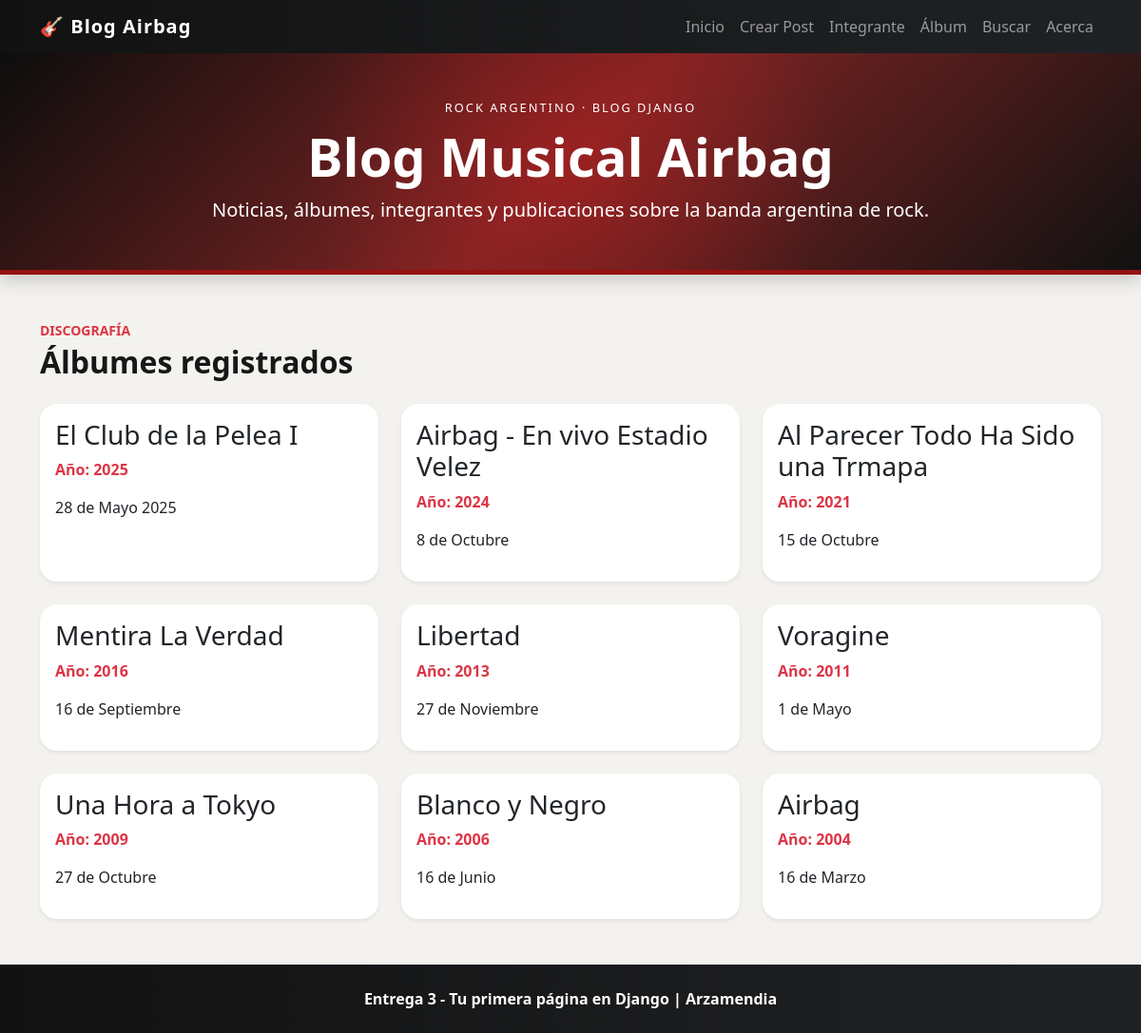
The app's page /albumes/ with its own data.
### blog/models.py (models this page shows, shortened)
class Album(models.Model):
    titulo = models.CharField(max_length=150)
    anio = models.IntegerField(verbose_name='Año')
    descripcion = models.TextField()

### blog/views.py (the view)
# urls.py: path('albumes/', views.listar_albumes, name='listar_albumes'),
def listar_albumes(request):
    albumes = Album.objects.all().order_by('-anio', 'titulo')
    return render(request, 'blog/albumes.html', {'albumes': albumes})

### templates/blog/albumes.html
{% extends 'base.html' %}
{% block contenido %}
<section class="section-title mb-4">
    <p class="text-uppercase text-danger fw-bold small mb-1">Discografía</p>
    <h2>Álbumes registrados</h2>
</section>
<div class="row g-4">
    {% for album in albumes %}
    <div class="col-md-4">
        <div class="card info-card shadow-sm h-100">
            <div class="card-body">
                <h3>{{ album.titulo }}</h3>
                <p class="fw-bold text-danger">Año: {{ album.anio }}</p>
                <p>{{ album.descripcion }}</p>
            </div>
        </div>
    </div>
    {% empty %}
    <p>No hay álbumes cargados.</p>
    {% endfor %}
</div>
{% endblock %}

### templates/base.html (shortened to what this page needs)
<!DOCTYPE html>
<html lang="es">
<head>
    <link href="https://cdn.jsdelivr.net/npm/bootstrap@5.3.3/dist/css/bootstrap.min.css" rel="stylesheet">
    {% load static %}
    <link rel="stylesheet" href="{% static 'css/styles.css' %}">
</head>
<body>
<nav class="navbar navbar-expand-lg navbar-dark navbar-rock fixed-top">
    <div class="container">
        <a class="navbar-brand fw-bold" href="{% url 'inicio' %}">🎸 Blog Airbag</a>
        <div class="collapse navbar-collapse" id="navbarNav">
            <ul class="navbar-nav ms-auto">
                <li class="nav-item"><a class="nav-link" href="{% url 'inicio' %}">Inicio</a></li>
                <li class="nav-item"><a class="nav-link" href="{% url 'crear_post' %}">Crear Post</a></li>
                <li class="nav-item"><a class="nav-link" href="{% url 'crear_integrante' %}">Integrante</a></li>
                <li class="nav-item"><a class="nav-link" href="{% url 'crear_album' %}">Álbum</a></li>
                <li class="nav-item"><a class="nav-link" href="{% url 'buscar_post' %}">Buscar</a></li>
                <li class="nav-item"><a class="nav-link" href="{% url 'acerca' %}">Acerca</a></li>
            </ul>
        </div>
    </div>
</nav>
<header class="hero text-center text-white">
    <div class="container py-5">
        <p class="hero-label mb-2">Rock argentino · Blog Django</p>
        <h1 class="display-4 fw-bold">Blog Musical Airbag</h1>
        <p class="lead mb-0">Noticias, álbumes, integrantes y publicaciones sobre la banda argentina de rock.</p>
    </div>
</header>
<main class="container my-5">
    {% block contenido %}{% endblock %}
</main>
<footer class="footer-rock text-white text-center py-4 mt-5">
    <p class="mb-0">Entrega 3 - Tu primera página en Django | Arzamendia</p>
</footer>
</body>
</html>

### static/css/styles.css (style rules this page uses)
:root { --rock-black: #121212; --rock-dark: #1f2225; --rock-red: #941212; --rock-red-light: #c21f1f; --rock-bg: #f4f2ef; }
body { background: var(--rock-bg); color: #171717; padding-top: 56px; }
.navbar-rock, .footer-rock { background: linear-gradient(90deg, var(--rock-black), var(--rock-dark)); }
.navbar-brand { letter-spacing: 1px; }
.nav-link { transition: color 0.2s ease, transform 0.2s ease; }
.hero { background: radial-gradient(circle at center, rgba(194, 31, 31, 0.42), transparent 45%), linear-gradient(135deg, #0d0d0d, #7e2424, #111111); border-bottom: 5px solid var(--rock-red); box-shadow: 0 6px 18px rgba(0, 0, 0, 0.18); }
.hero-label { letter-spacing: 2px; font-size: 0.8rem; text-transform: uppercase; }
.section-title h2 { font-weight: 800; }
.card { border: none; border-radius: 18px; }
.post-card, .info-card, .form-card { background: #ffffff; transition: transform 0.2s ease, box-shadow 0.2s ease; }
footer { font-weight: 600; }

### records on screen
Album: titulo "El Club de la Pelea I", anio "2025", descripcion "28 de Mayo 2025"
Album: titulo "Airbag - En vivo Estadio Velez", anio "2024", descripcion "8 de Octubre"
Album: titulo "Al Parecer Todo Ha Sido una Trmapa", anio "2021", descripcion "15 de Octubre"
Album: titulo "Mentira La Verdad", anio "2016", descripcion "16 de Septiembre"
Album: titulo "Libertad", anio "2013", descripcion "27 de Noviembre"
Album: titulo "Voragine", anio "2011", descripcion "1 de Mayo"
Album: titulo "Una Hora a Tokyo", anio "2009", descripcion "27 de Octubre"
Album: titulo "Blanco y Negro", anio "2006", descripcion "16 de Junio"
Album: titulo "Airbag", anio "2004", descripcion "16 de Marzo"
